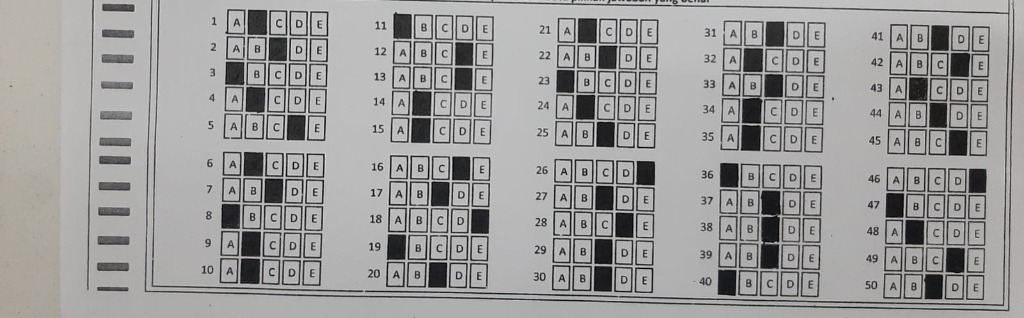
#> input picture test_ljk.jpg, 1024 x 318 px
$ python test_debug.py
#> lines starting #> are read from the running program, lines starting #| are printed output that depends on the picture; after the words box and inside, x2 and y2 are one past the last pixel; in counts of white or black regions, pixels touching at a corner belong together
import cv2
import numpy as np

img = cv2.imread("test_ljk.jpg")
#> img is the input picture: shape (318, 1024, 3); mean B, G, R 155.2, 156, 156.6
gray = cv2.cvtColor(img, cv2.COLOR_BGR2GRAY)
clahe = cv2.createCLAHE(clipLimit=3.0, tileGridSize=(8,8))
gray_eq = clahe.apply(gray)
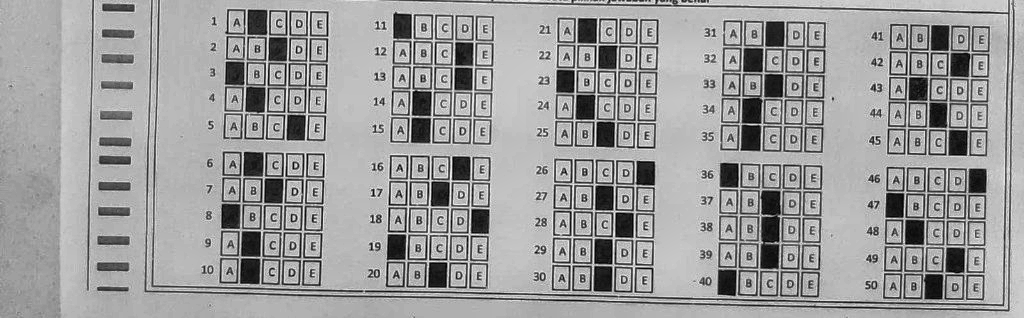
#> gray_eq: shape (318, 1024); min 1, max 244, mean 157.6
blurred = cv2.GaussianBlur(gray_eq, (5,5), 0)
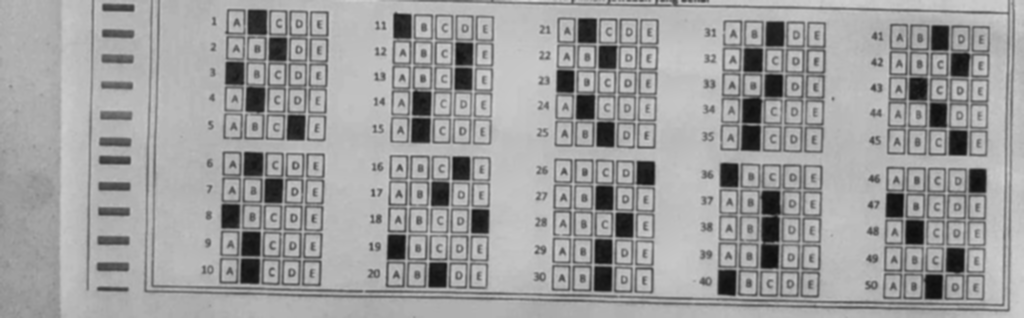
#> blurred: shape (318, 1024); min 14, max 217, mean 157.6

thresh = cv2.adaptiveThreshold(blurred, 255, cv2.ADAPTIVE_THRESH_GAUSSIAN_C,
                               cv2.THRESH_BINARY_INV, 11, 8)
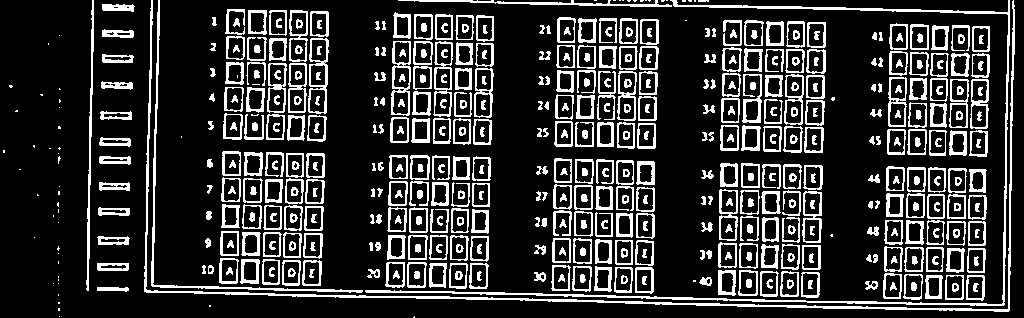
#> thresh: shape (318, 1024); 19.9% white in thin lines or dots
contours, _ = cv2.findContours(thresh, cv2.RETR_LIST, cv2.CHAIN_APPROX_SIMPLE)
#> contours = 883 contours, 174 with area under 20; largest, box (x1, y1, x2, y2) and area: (144, 0, 1015, 312) 2027, (365, 0, 1010, 306) 1766, (391, 41, 411, 116) 1243, (308, 38, 329, 114) 1243, (433, 41, 453, 117) 1154

boxes = []
for cnt in contours:
    x,y,w,h = cv2.boundingRect(cnt)
    if 12 < w < 70 and 12 < h < 70 and 0.4 < (w/h) < 2.5:
        boxes.append((x,y,w,h))
#> this loop made 883 passes
#> (x, y, w, h) on passes 2, 7, 8: (59, 316, 1, 1), (97, 287, 32, 5), (953, 284, 5, 6)
#> after the loop, boxes = 438 items, first 6: (927, 277, 13, 20), (967, 276, 17, 23), (946, 275, 18, 24), (966, 275, 19, 26), (945, 275, 19, 25), (925, 275, 18, 24)

med_w = np.median([b[2] for b in boxes])
#> med_w = 18
med_h = np.median([b[3] for b in boxes])
#> med_h = 24
filtered = [b for b in boxes if 0.5*med_w < b[2] < 1.8*med_w and 0.5*med_h < b[3] < 1.8*med_h]
#> filtered = 436 items, first 6: (927, 277, 13, 20), (967, 276, 17, 23), (946, 275, 18, 24), (966, 275, 19, 26), (945, 275, 19, 25), (925, 275, 18, 24)

def remove_overlaps(boxes):
    boxes = sorted(boxes, key=lambda b: b[2]*b[3], reverse=True)
#> boxes = 436 items, first 6: (783, 126, 20, 27), (307, 115, 20, 27), (223, 113, 20, 27), (903, 274, 20, 26), (738, 270, 20, 26), (572, 266, 20, 26)
    keep = []
    for box in boxes:
        cx1, cy1 = box[0]+box[2]//2, box[1]+box[3]//2
        is_dup = False
        for kept in keep:
            cx2, cy2 = kept[0]+kept[2]//2, kept[1]+kept[3]//2
            if abs(cx1-cx2) < min(box[2],kept[2])*0.5 and abs(cy1-cy2) < min(box[3],kept[3])*0.5:
                is_dup = True
                break
        if not is_dup:
            keep.append(box)
#> this loop made 436 passes
#> (box, cx1, cy1) on passes 1 to 3: ((783, 126, 20, 27), 793, 139), ((307, 115, 20, 27), 317, 128), ((223, 113, 20, 27), 233, 126)
    return keep

unique = remove_overlaps(filtered)

# Show ALL boxes in Col 5 area (x > 850)
col5_all = sorted([b for b in unique if b[0]+b[2]//2 > 850], key=lambda b: (b[1], b[0]))
print(f"All boxes with X > 850: {len(col5_all)}")
#| All boxes with X > 850: 50
print(f"These should be exactly 50 (5 choices x 10 rows)")

# Group by Y
col5_all.sort(key=lambda b: b[1]+b[3]//2)
rows = []
current_row = [col5_all[0]]
for i in range(1, len(col5_all)):
    cy_prev = current_row[-1][1]+current_row[-1][3]//2
    cy_curr = col5_all[i][1]+col5_all[i][3]//2
    if abs(cy_curr - cy_prev) < med_h * 0.7:
        current_row.append(col5_all[i])
    else:
        rows.append(current_row)
        current_row = [col5_all[i]]
#> this loop made 49 passes
rows.append(current_row)

print(f"\nRows found: {len(rows)}")
#| Rows found: 10
for i, row in enumerate(rows):
    row.sort(key=lambda b: b[0])
    print(f"\nRow {i+1} ({len(row)} boxes):")
    for j, (x,y,w,h) in enumerate(row):
        cx = x+w//2
        roi = gray[y+int(h*0.25):y+h-int(h*0.25), x+int(w*0.25):x+w-int(w*0.25)]
        val = np.mean(roi) if roi.size > 0 else 255
        dark = " <-- DARK" if val < 80 else ""
        print(f"  Box {j}: x={x:4d}-{x+w:4d} (cx={cx:4d}) y={y:3d}-{y+h:3d} ({w}x{h}) intensity={val:5.1f}{dark}")
#> this loop made 10 passes
#> (printed output is left out)

# Also check what's just to the LEFT of col 5 (the gap area)
print(f"\n--- Checking gap between Col4 and Col5 ---")
gap_boxes = sorted([b for b in unique if 820 < b[0]+b[2]//2 < 890], key=lambda b: (b[1], b[0]))
print(f"Boxes in gap area (x=820-890): {len(gap_boxes)}")
#| Boxes in gap area (x=820-890): 0
for b in gap_boxes:
    x,y,w,h = b
    print(f"  x={x}-{x+w} y={y}-{y+h} ({w}x{h})")
#> this loop made 0 passes
